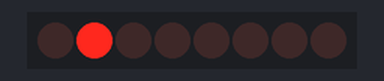
A sketch run on a simulated Arduino Uno, built with avr-gcc and run on an emulated ATmega328P. Shown: 8 shift-register outputs drawn as a row of LEDs (first output left, lit = HIGH). Wiring (inferred from the names in the program): shift register (74HC595): data pin 11; shift clock pin 12; latch pin 8. Wiring (inferred from the signals the program sends): row of LEDs: on Q0, Q1, Q2, Q3, Q4, Q5, Q6, Q7. What the sketch prints to the serial monitor is not drawn.

Above: at 0.5 s.
At 2.15 s:
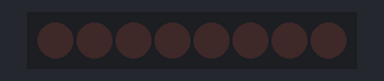
At 3.8 s:
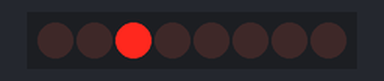
Timing chart, 0 to 5.1 s (numbered marks = the images above):
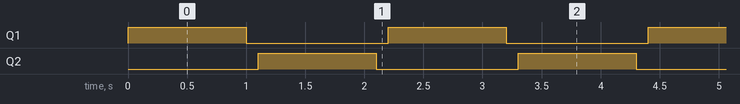

Measured:
- by itself, Q1, Q2: alternates HIGH for 1.0 s and LOW for 1.2 s
- by itself, everything shown: repeats every 2.2 s, in 4 steps

The sketch:

shiftReg.ino
```cpp
/*
  Shift Register Example
 for 74HC595 shift register

 This sketch turns reads serial input and uses it to set the pins
 of a 74HC595 shift register.

 Hardware:
 * 74HC595 shift register attached to pins 8, 12, and 11 of the Arduino,
 as detailed below.
 * LEDs attached to each of the outputs of the shift register.


 Created 22 May 2009
 Created 23 Mar 2010
 by Tom Igoe

 */


// THIS CODE WORKS GREAT!!!

//Pin connected to latch pin (ST_CP) of 74HC595
const int latchPin = 8;
//Pin connected to clock pin (SH_CP) of 74HC595
const int clockPin = 12;
////Pin connected to Data in (DS) of 74HC595
const int dataPin = 11;

void setup() {
  //set pins to output because they are addressed in the main loop
  pinMode(latchPin, OUTPUT);
  pinMode(dataPin, OUTPUT);
  pinMode(clockPin, OUTPUT);
  Serial.begin(9600);
  Serial.println("reset");
}

void loop() {
  //if (Serial.available() > 0) {
    // ASCII '0' through '9' characters are
    // represented by the values 48 through 57.
    // so if the user types a number from 0 through 9 in ASCII,
    // you can subtract 48 to get the actual value:
    //int bitToSet = Serial.read() - 48;
  //for (int i=0; i<8; i++){
      registerWrite(1, HIGH);
      delay(1000);
    //}
  //for (int i=0; i<8; i++){
      registerWrite(1, LOW);
      delay(100);

      registerWrite(2, HIGH);
      delay(1000);
    //}
  //for (int i=0; i<8; i++){
      registerWrite(2, LOW);
      delay(100);


    //}
  // write to the shift register with the correct bit set high:

  //}
}

// This method sends bits to the shift register:

void registerWrite(int whichPin, int whichState) {
// the bits you want to send
  byte bitsToSend = 0;

  // turn off the output so the pins don't light up
  // while you're shifting bits:
  digitalWrite(latchPin, LOW);

  // turn on the next highest bit in bitsToSend:
  bitWrite(bitsToSend, whichPin, whichState);

  // shift the bits out:
  shiftOut(dataPin, clockPin, MSBFIRST, bitsToSend);

    // turn on the output so the LEDs can light up:
  digitalWrite(latchPin, HIGH);

}
```
